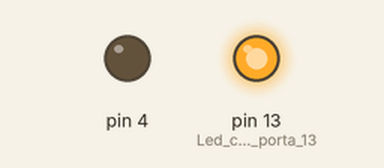
Recording of a sketch running on a simulated Arduino Uno, built with avr-gcc and run on an emulated ATmega328P. Parts: output pins drawn as LEDs (lit = HIGH).

Above: at 0.5 s.
At 2.5 s:
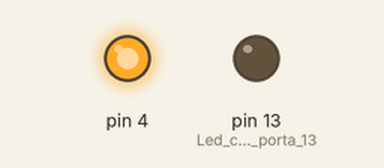
At 3.5 s:
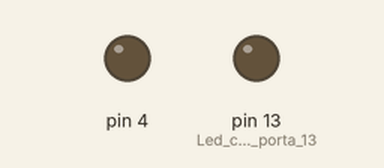
Timing chart, 0 to 5.2 s (numbered marks = the images above):
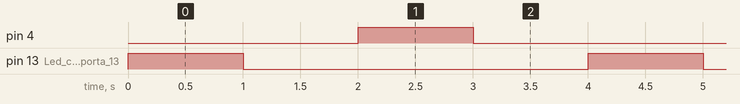

Measured:
- by itself, pin 4, pin 13 (Led_conectado_na_porta_13): alternates HIGH for 1.0 s and LOW for 3.0 s
- by itself, everything shown: repeats every 4.0 s, in 4 steps

The sketch:

picar_leds.ino
```cpp
// Piscar dois leds

void setup()
{
 //inicialização de variáveis

 	pinMode (13, OUTPUT); //Led conectado na porta 13
 	pinMode (4, OUTPUT);
}
void loop()
{
 	digitalWrite(13, HIGH);
  	delay(1000);
 	digitalWrite(13, LOW);
  	delay(1000);

   	digitalWrite(4, HIGH);
  	delay(1000);
 	digitalWrite(4, LOW);
  	delay(1000);
}
```
